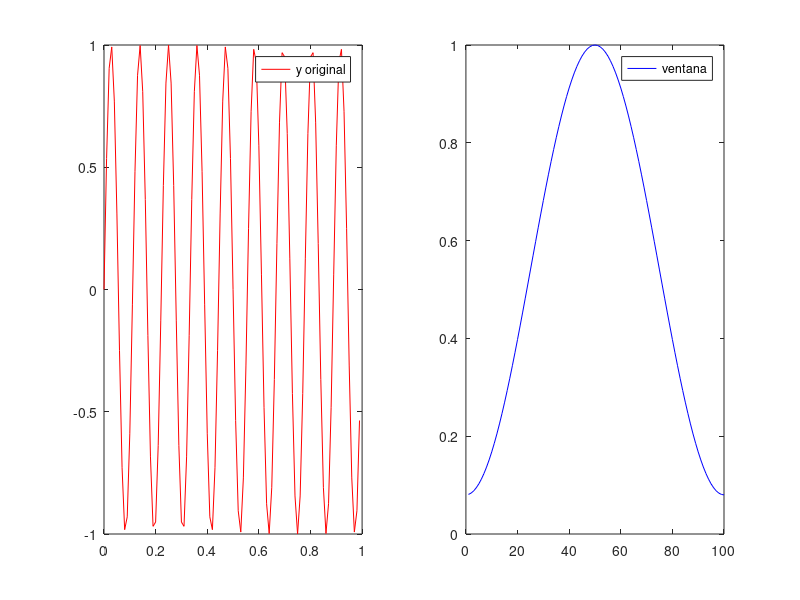
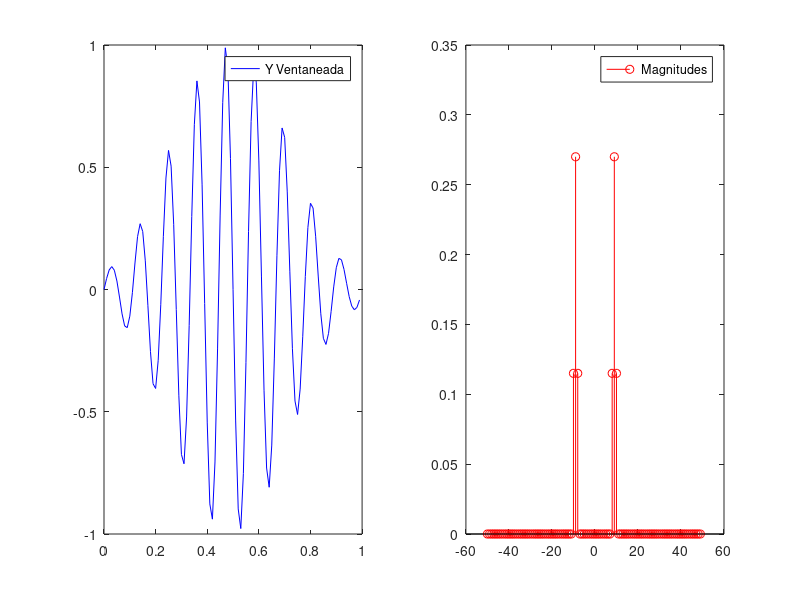

These charts were generated, in order, by the following MATLAB code:
clear;
hold off

%Define delta Dirac
function y = delta(x)
    N = length(x);
    y = zeros(1,N);
    y(1) = 1;
endfunction

%Define un seno
function y = seno(A,f,phi,t)
    y = A*sin(2*pi*f*t+phi);
endfunction

%Definicion de ventanas
%Rectangular
function wr = ventanaRectangular(N)
    wr = ones(1,N);
endfunction

%Hanning
function wh = ventanaHanning(N)
    for n=1:N
        wh(n) = 1/2 - 1/2*cos(2*pi*n/N);
    end
endfunction

%Hamming
function wH = ventanaHamming(N)
    for n=1:N
        wH(n) = 27/50 - 23/50*cos(2*pi*n/N);
    end
endfunction

%Bartlett
function wB = ventanaBartlett(N)
    for n=1:N
        if(n <= N/2)
            wB(n) = 2*n/N;
        else
            wB(n) = 2 - 2*n/N;
        end
    end
endfunction

%Blackman
function wk= ventanaBlackman(N)
    for n=1:N
        wk(n) = 21/50 - 1/2*cos(2*pi*n/N) + 2/25*cos(4*pi*n/N);
    end
endfunction

%Definir parametros
t0 = 0;
tf = 1;
fm = 100;
Tm = 1/fm;
t = t0:Tm:tf-Tm;
N = length(t);
df = fm/N;

A = 1;
f = 9;
phi = 0;

ejef = -fm/2:df:fm/2-df;

%Calcula la funcion
y = seno(A,f,phi,t);

%Calcula la ventana
%ventana = ventanaRectangular(N);
%ventana = ventanaHanning(N);
ventana = ventanaHamming(N);
%ventana = ventanaBartlett(N);
%ventana = ventanaBlackman(N);

%redimensiona la ventana, rellenando con ceros si es mas chica que lo que tengo muestreado de la señal
ventana = resize(ventana,1,N); 

%Aplica la ventana multiplicando punto a punto
yventana = y .* ventana;

%Transforma y calcula las magnitudes
Ytrans = fftshift(fft(yventana)/N);
mag = abs(Ytrans);

%Grafica
hold on;

figure(1);
subplot(1,2,1);
plot(t,y,'r');
legend('y original');

subplot(1,2,2);
plot(1:N,ventana,'b');
legend('ventana');

figure(2);
subplot(1,2,1);
plot(t,yventana,'b');
legend('Y Ventaneada');

subplot(1,2,2);
stem(ejef,mag,'r');
legend('Magnitudes');

pause;
